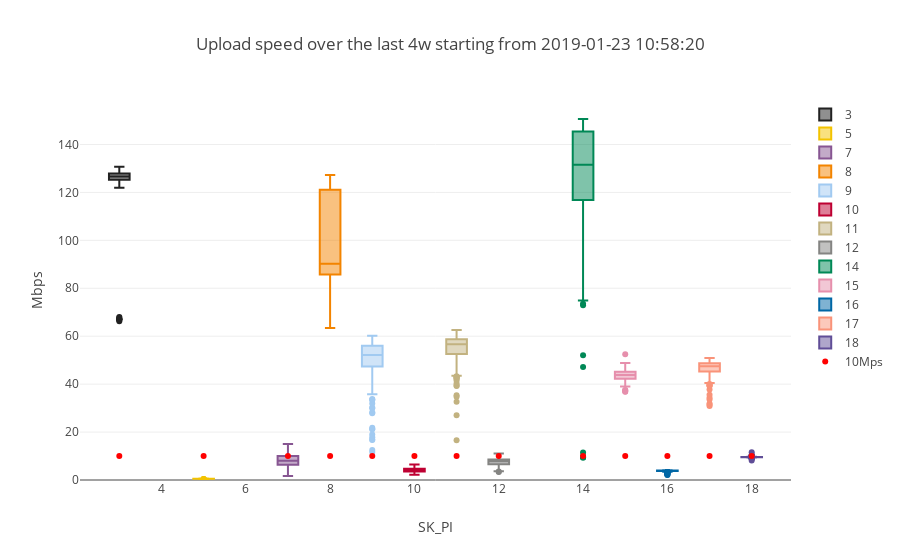

Notebook code cell kept with this figure:
### Code cell
simple_boxplot(dataframe=upload_df,plot_value='UPLOAD',sort_value='SK_PI',
               title=t, 
               ytitle="Mbps",uploadline=True)

### Figure 1 — Plotly figure (JSON) as saved in the notebook; plotly's stock layout.template omitted (floating-point values rounded to 4 significant figures; data arrays with more than 128 entries replaced by an {"elided": "..."} marker saying what was removed)
{"data": [{"marker": {"color": "222222"}, "name": 3, "type": "box", "y": {"elided": "171 float values"}}, {"marker": {"color": "F3C300"}, "name": 5, "type": "box", "y": {"elided": "172 float values"}}, {"marker": {"color": "875692"}, "name": 7, "type": "box", "y": {"elided": "172 float values"}}, {"marker": {"color": "F38400"}, "name": 8, "type": "box", "y": [84.39, 89.9, 121.0, 89.75, 90.05, 63.44, 90.5, 127.3, 79.47, 125.5, 91.19, 88.81, 86.96, 121.2, 90.68, 90.53, 89.26, 121.8, 79.33, 68.18, 91.09, 84.58, 121.5, 126.5]}, {"marker": {"color": "A1CAF1"}, "name": 9, "type": "box", "y": {"elided": "172 float values"}}, {"marker": {"color": "BE0032"}, "name": 10, "type": "box", "y": {"elided": "155 float values"}}, {"marker": {"color": "C2B280"}, "name": 11, "type": "box", "y": {"elided": "172 float values"}}, {"marker": {"color": "848482"}, "name": 12, "type": "box", "y": {"elided": "172 float values"}}, {"marker": {"color": "008856"}, "name": 14, "type": "box", "y": {"elided": "171 float values"}}, {"marker": {"color": "E68FAC"}, "name": 15, "type": "box", "y": {"elided": "172 float values"}}, {"marker": {"color": "0067A5"}, "name": 16, "type": "box", "y": {"elided": "161 float values"}}, {"marker": {"color": "F99379"}, "name": 17, "type": "box", "y": {"elided": "170 float values"}}, {"marker": {"color": "604E97"}, "name": 18, "type": "box", "y": {"elided": "168 float values"}}, {"marker": {"color": "red"}, "mode": "markers", "name": "10Mps", "type": "scatter", "x": [3, 5, 7, 8, 9, 10, 11, 12, 14, 15, 16, 17, 18], "y": [10, 10, 10, 10, 10, 10, 10, 10, 10, 10, 10, 10, 10]}], "layout": {"title": "Upload speed over the last 4w starting from 2019-01-23 10:58:20", "xaxis": {"title": "SK_PI"}, "yaxis": {"rangemode": "tozero", "title": "Mbps"}}}
